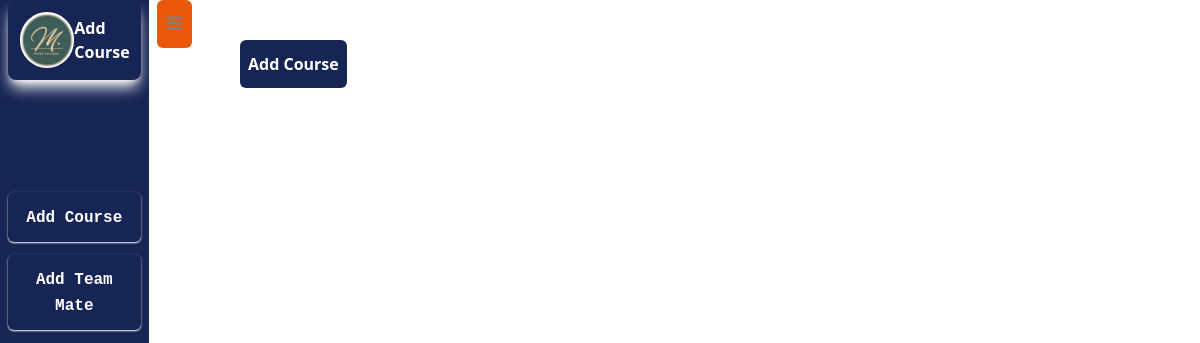
The page /staff/addcourse (signed in) on the database as committed earlier.
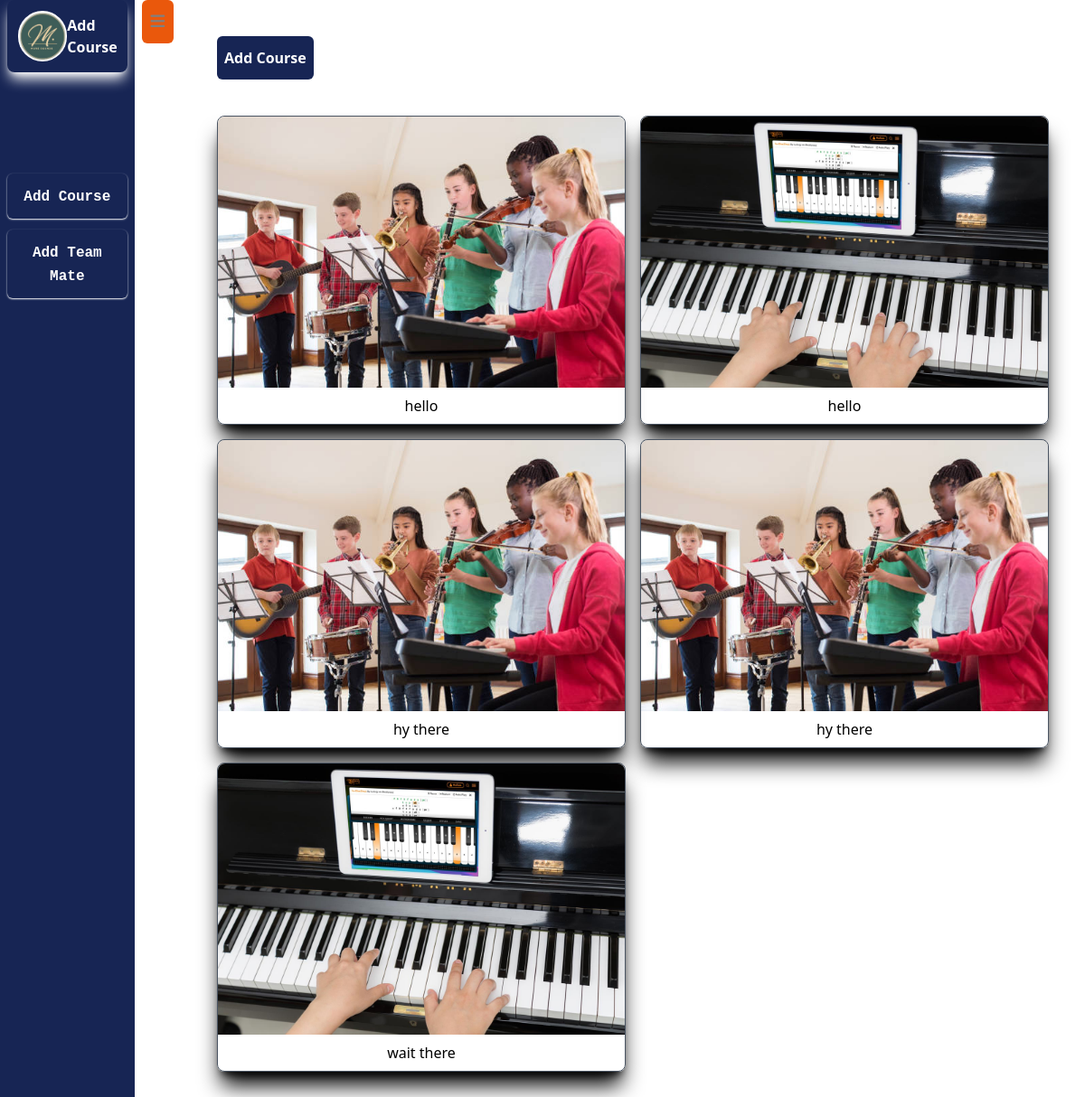
The same page on the database as committed later.
### Staff/models.py (models this page shows, shortened)
class Course(models.Model):
    id=models.UUIDField(primary_key=True,unique=True,editable=False,default=uuid.uuid4,db_index=True)
    name=models.CharField(max_length=500)
    thumbnail=models.ImageField(upload_to='Course_Thumbnail')
    author=models.ForeignKey(User,on_delete=models.CASCADE,blank=True,null=True)
    created_at=models.DateTimeField(default=timezone.now)
    paid_user=models.ManyToManyField(User,related_name='paid_course',blank=True)

### Staff/views.py (the view)
# urls.py: path('addcourse',views.AddCourse, name='addcourse'),
@login_required
@user_passes_test(is_staff)
def AddCourse(request):
    if request.method=='POST':
        name=request.POST['course_name']
        thumbnail=request.FILES['course_thumbnail']
        new_course=Course(name=name,thumbnail=thumbnail,author=request.user)
        new_course.save()
        courses=Course.objects.all()
        context={'courses':courses}
        return render(request,'Staff/addCourse.html',context)
    else:
        courses=Course.objects.all()
        context={'courses':courses}
        return render(request,'Staff/addCourse.html',context)

### Staff/views.py (called while the page is built)
def is_staff(user):
    return user.is_authenticated and user.is_staff

### Home/templates/Staff/addCourse.html (shortened to what this page needs)
{% extends './Dashboard.html' %}
{% block page %}
    Add Course
{% endblock page %}
{% block content %}
<div class="py-10 px-10 w-full  ">
    <button class="px-2 py-3 bg-blue-950 text-white font-bold  rounded-md shadow-lg shadow-white z-10 mb-10"  id="toggleAdd" >Add Course</button>
   <div class="grid grid-cols-2 lg:col-span-4 gap-4 w-full">
    {% for course in courses %}
        <a href="{% url 'view_chapter' course.id %}" class="rounded-lg">
            <div class="rounded-lg shadow-xl shadow-black z-10 border border-gray-600 ">
            <img src="{{course.thumbnail.url}}" alt="{{course.name}}" class="object-fill rounded-t-lg" style="height: 300px; width: 100%;">
            <h1 class="text-center font-medium lowercase p-2">{{course.name}}</h1>
        </div>
        </a>
    {% endfor %}
</div>
</div>
{% endblock content %}

Rows that differ between the two databases and show on the page:
added Course: thumbnail (picture), name "hello"
added Course: thumbnail (picture), name "hello"
added Course: thumbnail (picture), name "hy there"
added Course: thumbnail (picture), name "hy there"
added Course: thumbnail (picture), name "wait there"
